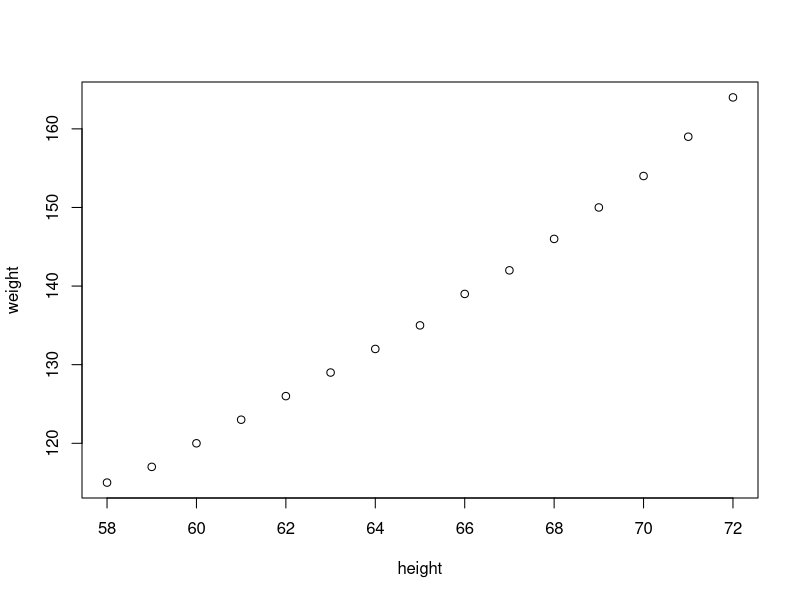
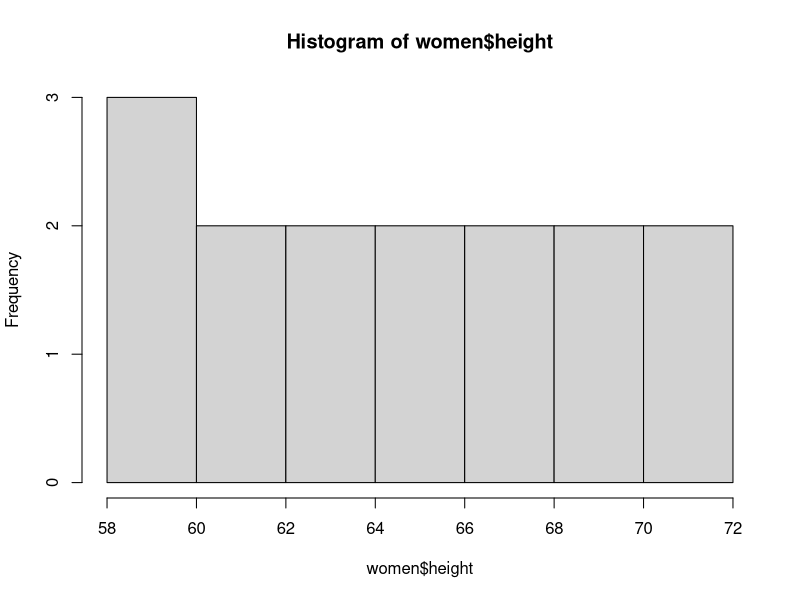
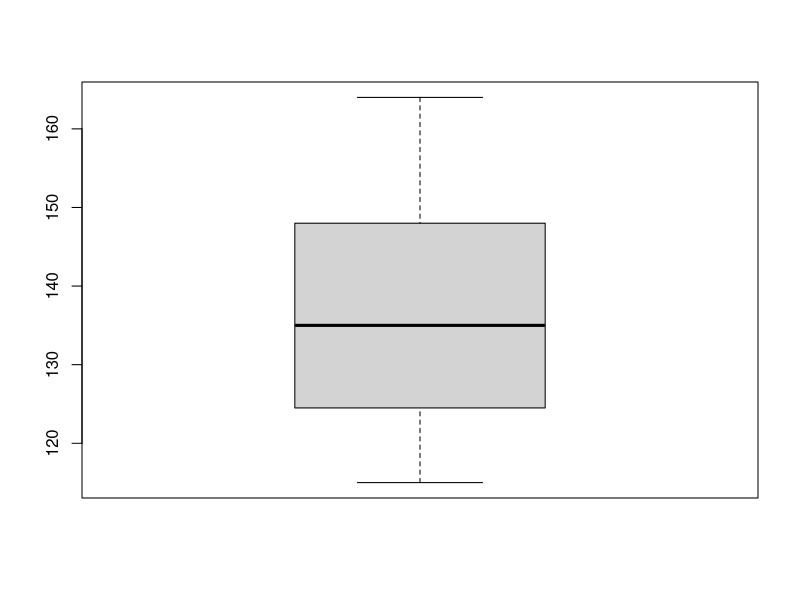

These charts were generated, in order, by the following R code:
## ---- chunk 1
knitr::opts_chunk$set(echo = FALSE)
## ---- chunk 2
data(women)
str(women)
summary(women)
plot(women)
## ---- chunk 3
hist(women$height)
boxplot(women$weight)
